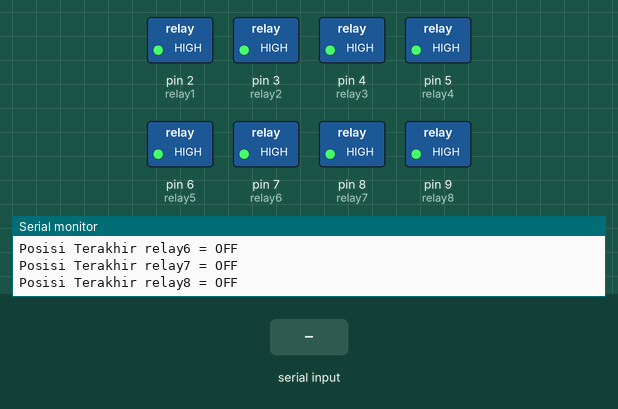
Recording of a sketch running on a simulated Arduino Uno, built with avr-gcc and run on an emulated ATmega328P. Shown: switched loads named in the sketch (green lamp = pin HIGH), the last lines printed to the serial monitor. The test bench sets the inputs (shaded band). EEPROM starts erased.

Above: at 1.4 s.
1.5 s: "A" received over Serial
At 2.3 s:
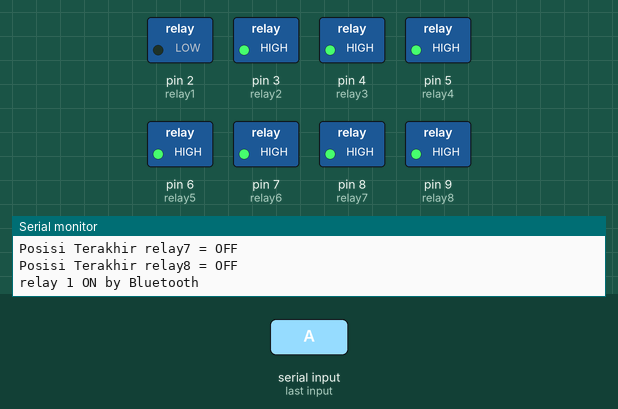
3.0 s: byte 70 ('F') received over Serial
At 3.4 s:
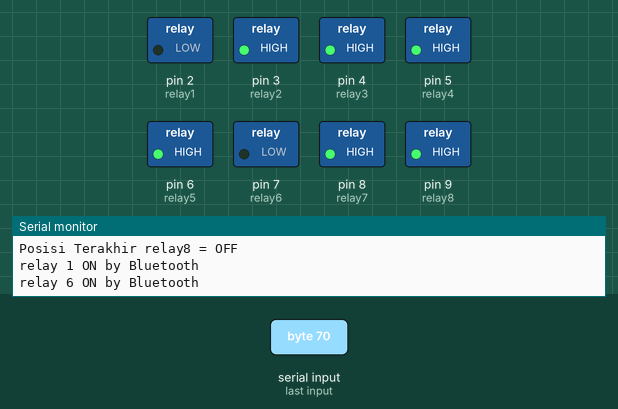
4.5 s: "a" received over Serial
At 5.7 s:
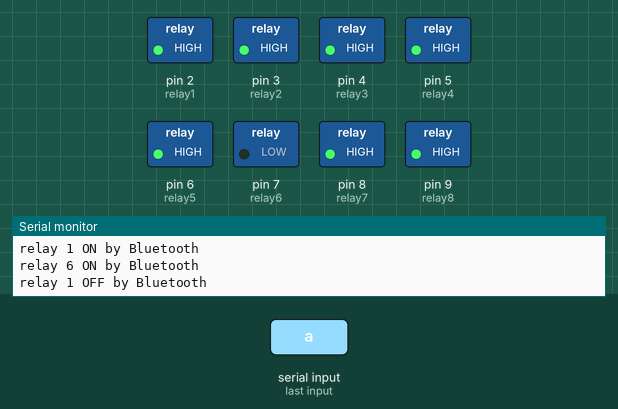
6.0 s: byte 71 ('G') received over Serial
At 6.9 s:
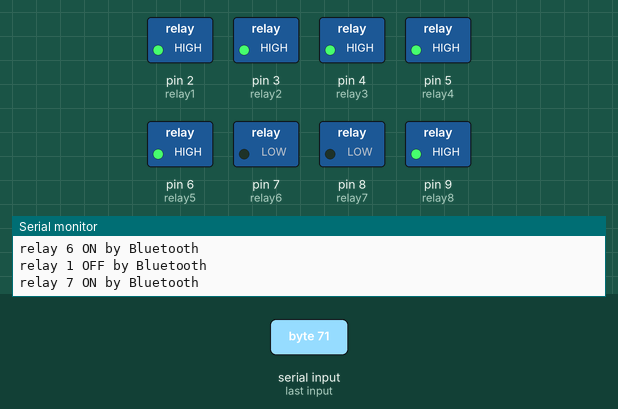
7.5 s: byte 102 ('f') received over Serial
At 8.0 s:
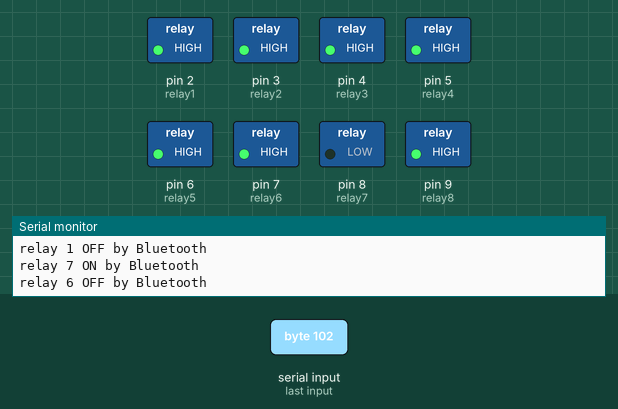
9.0 s: byte 72 ('H') received over Serial
At 10.4 s:
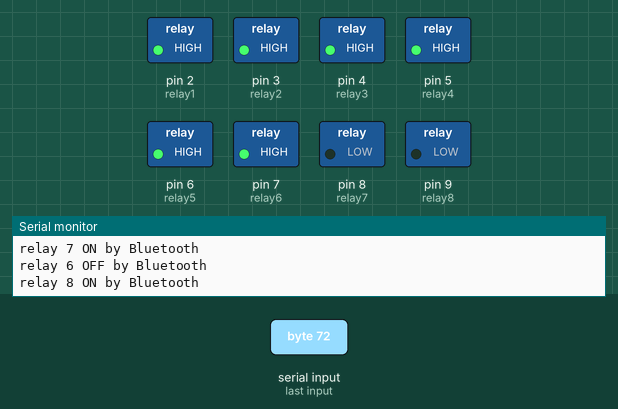
Timing chart, 0 to 11.5 s (numbered marks = the images above; inputs shaded):
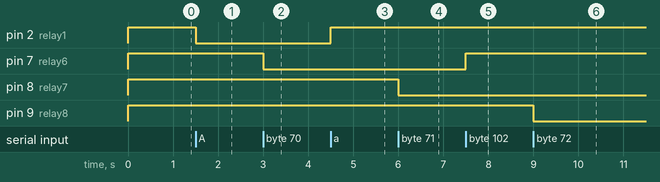

The sketch:

Menyalakan_relay_dengan_bluetooth.ino
```cpp
#include <EEPROM.h>
#define ON 0
#define OFF 1

const int relay1 = 2;
const int relay2 = 3;
const int relay3 = 4;
const int relay4 = 5;
const int relay5 = 6;
const int relay6 = 7;
const int relay7 = 8;
const int relay8 = 9;
byte State1 = 1;
byte State2 = 1;
byte State3 = 1;
byte State4 = 1;
byte State5 = 1;
byte State6 = 1;
byte State7 = 1;
byte State8 = 1;
char input;

void setup() {
  // put your setup code here, to run once:
 Serial.begin(9600);
 Serial.println(F("Control 8 Channel relay via Bluetooth"));

 pinMode(relay1,OUTPUT);digitalWrite (relay1,OFF);
 pinMode(relay2,OUTPUT);digitalWrite (relay2,OFF);
 pinMode(relay3,OUTPUT);digitalWrite (relay3,OFF);
 pinMode(relay4,OUTPUT);digitalWrite (relay4,OFF);
 pinMode(relay5,OUTPUT);digitalWrite (relay5,OFF);
 pinMode(relay6,OUTPUT);digitalWrite (relay6,OFF);
 pinMode(relay7,OUTPUT);digitalWrite (relay7,OFF);
 pinMode(relay8,OUTPUT);digitalWrite (relay8,OFF);

 ReadEEPROM ();

}

void loop() {
  // put your main code here, to run repeatedly:
bluetooth();
}

void bluetooth() {
  if (Serial.available()>0)
  {
    input= Serial.read();

    if (input == 'A') {
      digitalWrite (relay1,ON);
      EEPROM.write(1, 0);
        Serial.println("relay 1 ON by Bluetooth");}
    if (input == 'a') {
      digitalWrite (relay1,OFF);
      EEPROM.write(1, 1);
        Serial.println("relay 1 OFF by Bluetooth");}

    if (input == 'B') {
      digitalWrite (relay2,ON);
      EEPROM.write(2, 0);
        Serial.println("relay 2 ON by Bluetooth");}
    if (input == 'b') {
      digitalWrite (relay2,OFF);
      EEPROM.write(2, 1);
        Serial.println("relay 2 OFF by Bluetooth");}

    if (input == 'C') {
     digitalWrite (relay3,ON);
     EEPROM.write(3, 0);
        Serial.println("relay 3 ON by Bluetooth");}
    if (input == 'c') {
     digitalWrite (relay3,OFF);
     EEPROM.write(3, 1);
        Serial.println("relay 3 OFF by Bluetooth");}

    if (input == 'D') {
      digitalWrite (relay4,ON);
      EEPROM.write(4, 0);
        Serial.println("relay 4 ON by Bluetooth");}
    if (input == 'd') {
      digitalWrite (relay4,OFF);
      EEPROM.write(4, 1);
        Serial.println("relay 4 OFF by Bluetooth");}

    if (input == 'E') {
      digitalWrite (relay5,ON);
      EEPROM.write(5, 0);
        Serial.println("relay 5 ON by Bluetooth");}
    if (input == 'e') {
      digitalWrite (relay5,OFF);
      EEPROM.write(5, 1);
        Serial.println("relay 5 OFF by Bluetooth");}

    if (input == 'F') {
      digitalWrite (relay6,ON);
      EEPROM.write(6, 0);
        Serial.println("relay 6 ON by Bluetooth");}
    if (input == 'f') {
      digitalWrite (relay6,OFF);
      EEPROM.write(6, 1);
        Serial.println("relay 6 OFF by Bluetooth");}

    if (input == 'G') {
      digitalWrite (relay7,ON);
      EEPROM.write(7, 0);
        Serial.println("relay 7 ON by Bluetooth");}
    if (input == 'g') {
      digitalWrite (relay7,OFF);
      EEPROM.write(7, 1);
        Serial.println("relay 7 OFF by Bluetooth");}

    if (input == 'H') {
      digitalWrite (relay8,ON);
      EEPROM.write(8, 0);
        Serial.println("relay 8 ON by Bluetooth");}
    if (input == 'h') {
      digitalWrite (relay8,OFF);
      EEPROM.write(8, 1);
        Serial.println("relay 8 OFF by Bluetooth");}

}
}

void ReadEEPROM (){
  State1 = EEPROM.read(1);
  State2 = EEPROM.read(2);
  State3 = EEPROM.read(3);
  State4 = EEPROM.read(4);
  State5 = EEPROM.read(5);
  State6 = EEPROM.read(6);
  State7 = EEPROM.read(7);
  State8 = EEPROM.read(8);
  digitalWrite(relay1,State1);
  Serial.print(F("Posisi Terakhir relay1 = "));
  if(State1==0){Serial.println("ON");} else {Serial.println("OFF");}

  digitalWrite(relay2,State2);
  Serial.print(F("Posisi Terakhir relay2 = "));
  if(State2==0){Serial.println("ON");} else {Serial.println("OFF");}

  digitalWrite(relay3,State3);
  Serial.print(F("Posisi Terakhir relay3 = "));
  if(State3==0){Serial.println("ON");} else {Serial.println("OFF");}

  digitalWrite(relay4,State4);
  Serial.print(F("Posisi Terakhir relay4 = "));
  if(State4==0){Serial.println("ON");} else {Serial.println("OFF");}

  digitalWrite(relay5,State5);
  Serial.print(F("Posisi Terakhir relay5 = "));
  if(State5==0){Serial.println("ON");} else {Serial.println("OFF");}

  digitalWrite(relay6,State6);
  Serial.print(F("Posisi Terakhir relay6 = "));
  if(State6==0){Serial.println("ON");} else {Serial.println("OFF");}

  digitalWrite(relay7,State7);
  Serial.print(F("Posisi Terakhir relay7 = "));
  if(State7==0){Serial.println("ON");} else {Serial.println("OFF");}

  digitalWrite(relay8,State8);
  Serial.print(F("Posisi Terakhir relay8 = "));
  if(State8==0){Serial.println("ON");} else {Serial.println("OFF");}
}

void relayON (uint8_t r) {
  digitalWrite (r+1,ON);
      EEPROM.write(r, 1);
        Serial.print("Relay ");
        Serial.print(r);
        Serial.println(" ON by Bluetooth");
}

void relayOFF (uint8_t r) {
  digitalWrite (r+1,OFF);
      EEPROM.write(r, 0);
        Serial.print("Relay ");
        Serial.print(r);
        Serial.println(" OFF by Bluetooth");
}
```

Measured:
- after the input at 1.5 s, pin 2 (relay1): HIGH → LOW at once
- after the input at 3.0 s, pin 7 (relay6): HIGH → LOW at once
- after the input at 4.5 s, pin 2 (relay1): LOW → HIGH at once
- after the input at 6.0 s, pin 8 (relay7): HIGH → LOW at once
- after the input at 7.5 s, pin 7 (relay6): LOW → HIGH at once
- after the input at 9.0 s, pin 9 (relay8): HIGH → LOW at once
